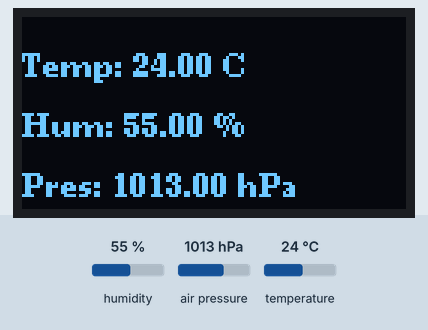
The program below on a simulated ESP32. On the bench: 128×64 one-colour display. The test bench sets the inputs (shaded band); at power-on: humidity 55 %, air pressure 1013 hPa, temperature 24 °C.

Above: at 2.8 s.
2.9 s: humidity set to 22 %
At 5.1 s:
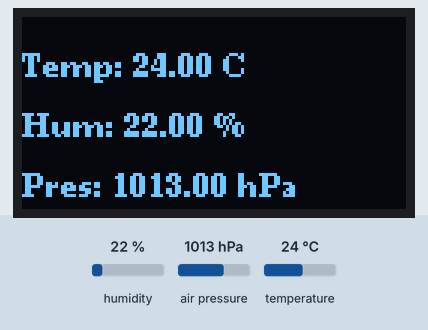
5.6 s: air pressure set to 952 hPa
At 6.6 s:
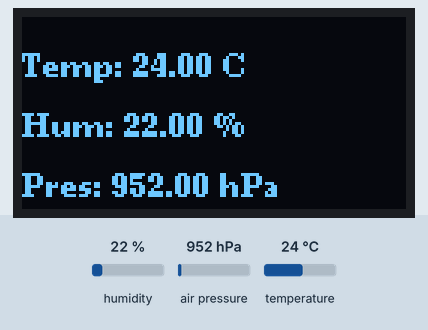
8.3 s: temperature set to 12 °C
At 10.7 s:
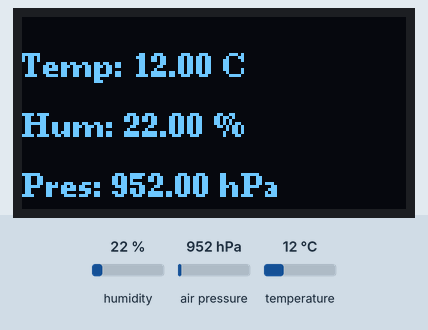
11.7 s: air pressure set to 975 hPa
At 13.3 s:
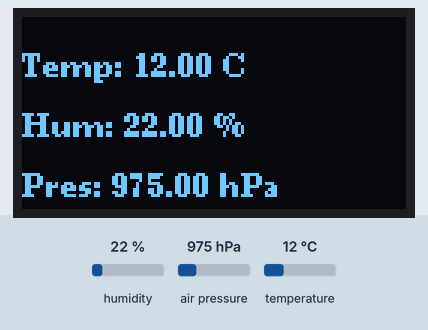
14.4 s: humidity set to 40 %
At 17.5 s:
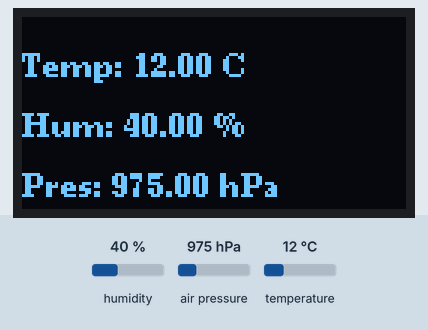
17.8 s: air pressure set to 1000 hPa
At 18.9 s:
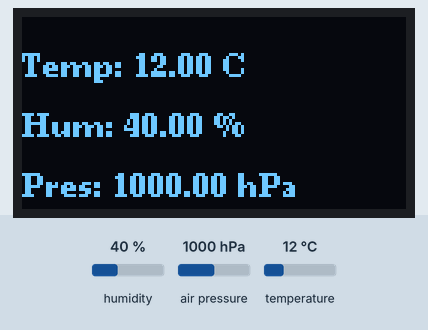
Timing chart, 0 to 20.8 s (numbered marks = the images above; inputs shaded):
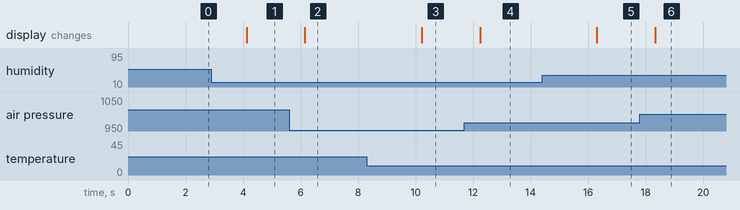

The program:

main.cpp
```cpp
#include <Arduino.h>
#include "setup.h"
#include "app.h"

// Configuración inicial del programa
void setup() {
    setupSystem(); // Llama a la configuración del sistema
}

// Ciclo principal del programa
void loop() {
    runApp(); // Ejecuta la lógica principal de la aplicación
}
```

app.h
```cpp
#ifndef APP_H
#define APP_H

// Función principal de la aplicación que ejecuta el ciclo lógico
void runApp();

#endif // APP_H
```

display.h
```cpp
#ifndef DISPLAY_H
#define DISPLAY_H

void initDisplay();
void mostrarDatos(float temperatura, float humedad, float presion);

#endif
```

sensor_bmp180.h
```cpp
#ifndef SENSOR_BMP180_H
#define SENSOR_BMP180_H

void initBMP180(); // Inicializa el sensor BMP180
float leerPresion(); // Lee la presión atmosférica en hPa

#endif
```

sensor_dht22.h
```cpp
#ifndef SENSOR_H
#define SENSOR_H

#include <Adafruit_Sensor.h>
#include <DHT.h>
#include <DHT_U.h>
#include "config.h"

// Inicializa el sensor DHT22
void initSensor();

// Lee la temperatura en grados Celsius
float leerTemperatura();

// Lee la humedad relativa en porcentaje
float leerHumedad();

#endif // SENSOR_H
```

setup.h
```cpp
#ifndef SETUP_H
#define SETUP_H

// Función para inicializar el sistema
void setupSystem();

#endif // SETUP_H
```

app.cpp
```cpp
#include "app.h"
#include "sensor_dht22.h"
#include "display.h"
#include "sensor_bmp180.h"

// Ejecuta el ciclo lógico principal de la aplicación
void runApp() {
    float temperatura = leerTemperatura(); // Lee la temperatura del sensor DHT22
    float humedad = leerHumedad();         // Lee la humedad del sensor DHT22
     float presion = leerPresion();

    if (isnan(temperatura) || isnan(humedad)) {
        Serial.println("Error al leer del sensor DHT!");
        return;
    }

    mostrarDatos(temperatura, humedad, presion);   // Muestra los datos en el display OLED
    delay(2000);                          // Espera 2 segundos antes de la próxima actualización
}
```

display.cpp
```cpp
#include "display.h"
#include <U8g2lib.h>

// Instancia global del display OLED SSH1106
U8G2_SH1106_128X64_NONAME_F_HW_I2C u8g2(U8G2_R0, /* reset=*/ U8X8_PIN_NONE, /* SCL=*/ 22, /* SDA=*/ 21);

void initDisplay() {
    u8g2.begin();
    u8g2.clearBuffer();
    u8g2.setFont(u8g2_font_ncenB08_tr);
}

void mostrarDatos(float temperatura, float humedad, float presion) {
    u8g2.clearBuffer();

    // Muestra la temperatura
    u8g2.setCursor(0, 20);
    u8g2.print("Temp: ");
    u8g2.print(temperatura);
    u8g2.print(" C");

    // Muestra la humedad
    u8g2.setCursor(0, 40);
    u8g2.print("Hum: ");
    u8g2.print(humedad);
    u8g2.print(" %");

    // Muestra la presión atmosférica
    u8g2.setCursor(0, 60);
    u8g2.print("Pres: ");
    u8g2.print(presion);
    u8g2.print(" hPa");

    u8g2.sendBuffer();
}
```

sensor_bmp180.cpp
```cpp
#include "sensor_bmp180.h"
#include <Adafruit_BMP085.h>


// Instancia global del sensor BMP180
Adafruit_BMP085 bmp;

void setupbmp180() {
  Serial.begin(19200);
  if (!bmp.begin()) {
	Serial.println("Could not find a valid BMP085 sensor, check wiring!");

  } else {
    Serial.println("sensor inicializado");
  }
}

float leerPresion() {
    return bmp.readPressure() / 100.0F; // Convierte a hPa
}
```

sensor_dht22.cpp
```cpp
#include "sensor_dht22.h"
#include <Adafruit_Sensor.h>
#include <DHT.h>
#include <DHT_U.h>

#define DHT_PIN 4 // Cambia al pin que estás usando
#define DHT_TYPE DHT22

DHT dht(DHT_PIN, DHT_TYPE);


// Inicializa el sensor DHT22
void initSensor() {
    dht.begin();
}

// Lee la temperatura del sensor DHT22
float leerTemperatura() {
    return dht.readTemperature(); // Devuelve la temperatura en grados Celsius
}

// Lee la humedad relativa del sensor DHT22
float leerHumedad() {
    return dht.readHumidity(); // Devuelve la humedad relativa en porcentaje
}
```

setup.cpp
```cpp
#include <Arduino.h>
#include "setup.h"
#include "sensor_dht22.h"
#include "display.h"
#include "sensor_bmp180.h"


// Configura el sistema inicializando los módulos necesarios
void setupSystem() {
    Serial.begin(19200); // Inicializa la comunicación serial para debugging
    initSensor();         // Inicializa el sensor DHT22
    initDisplay();        // Inicializa el display OLED


    //initBMP180();          Inicializa el sensor BMP180
}

//test
```

config.h
```cpp
#ifndef CONFIG_H
#define CONFIG_H

// Pines de conexión
const int DHT_PIN = 4;         // Pin GPIO donde está conectado el sensor DHT22
const int OLED_RESET_PIN = -1; // Reset del OLED, -1 si no se usa

// Configuraciones del DHT
#define DHT_TYPE DHT22          // Tipo de sensor DHT utilizado

#endif // CONFIG_H
```

Measured:
- after the input at 2.9 s, the display: changes after 1.2 s (image 1)
- after the input at 5.6 s, the display: changes after 0.55 s (image 2)
- after the input at 8.3 s, the display: changes after 1.9 s (image 3)
- after the input at 11.7 s, the display: changes after 0.55 s (image 4)
- after the input at 14.4 s, the display: changes after 1.9 s (image 5)
- after the input at 17.8 s, the display: changes after 0.54 s (image 6)
